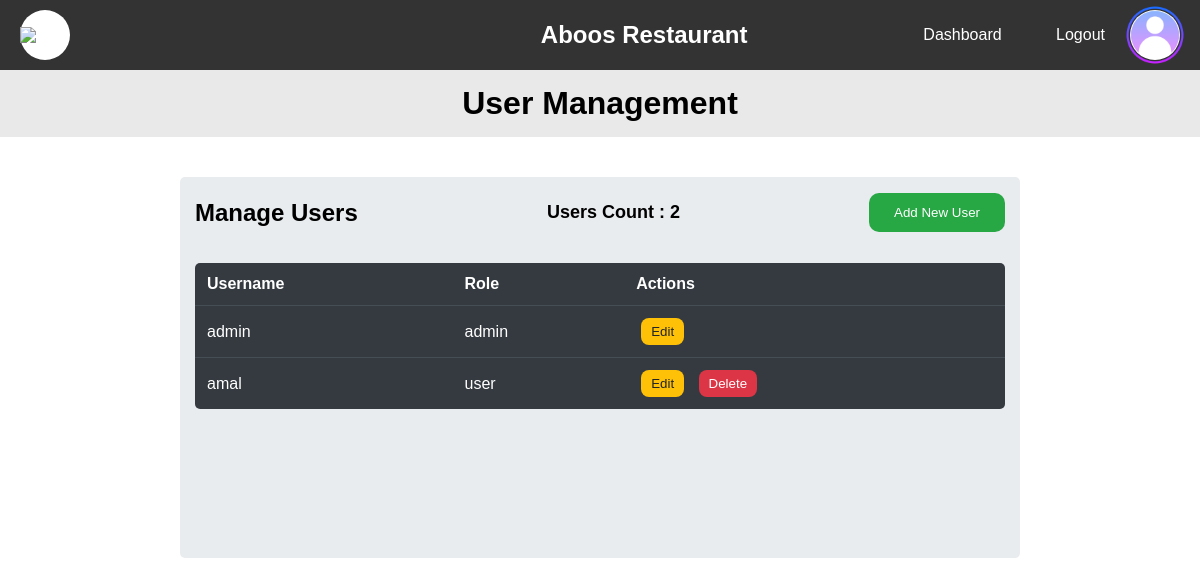
The app's page /dashboard/user-management (signed in), older data.
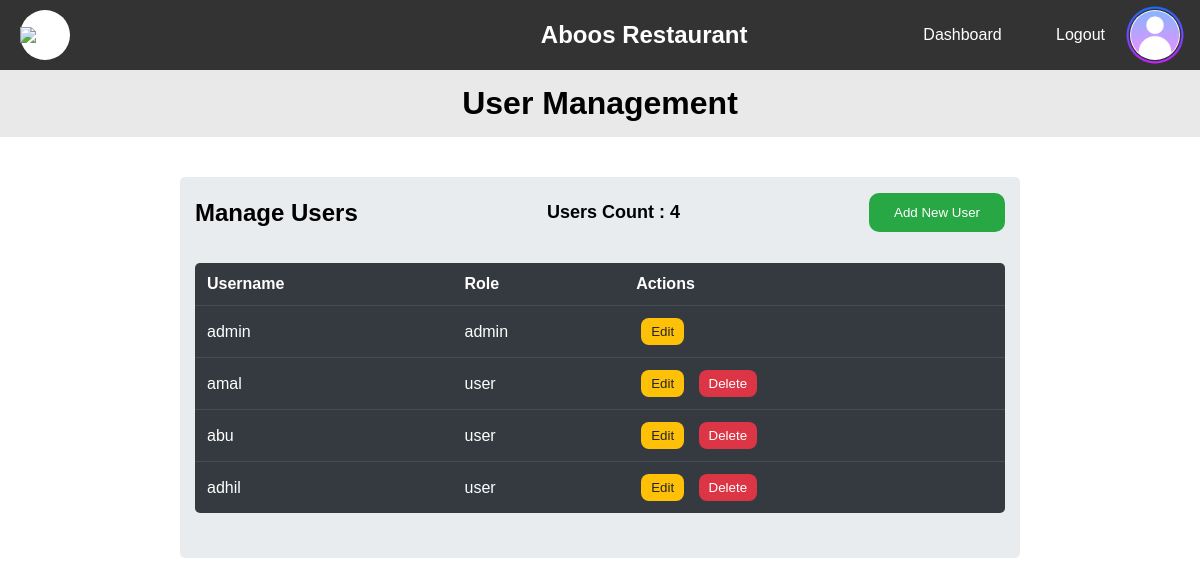
The same page, newer data.
### v1/models.py (models this page shows, shortened)
class Users(db.Model, UserMixin):
    __tablename__ = "users"
    uid = db.Column(db.Integer, primary_key=True)
    username = db.Column(db.String(20), unique=True, nullable=False)
    password = db.Column(db.String(150), nullable=False)
    role = db.Column(db.String(6), nullable=False)

### v1/routes.py (the view, shortened to what this page needs)
    @app.route("/dashboard/user-management")
    @login_required
    def user_management():
        if current_user.role == "admin":
            user_data = Users.query.all()
            return render_template(
                "/dashboard/user_managment.html",
                username=current_user.username,
                users=user_data,
                count=len(user_data),
            )

### v1/app.py (called while the page is built)
def create_app():
    app = Flask(
        __name__,
        template_folder="templates",
        static_folder="static",
        static_url_path="/",
    )
    app.config["SQLALCHEMY_DATABASE_URI"] = "sqlite:///./app.db"
    app.secret_key = "RestroBill-webapp-secret-key"
    db.init_app(app)
    login_manager = LoginManager()
    login_manager.init_app(app)
    from models import Users
    @login_manager.user_loader
    def load_user(uid):
        return Users.query.get(uid)
    @login_manager.unauthorized_handler
    def unauthorized_callback():
        return redirect(
            url_for(
                "auth_error",
                msg="Only authorized users can access this page. Please log in to continue.",
            )
        )
    bcrypt = Bcrypt(app)
    from routes import register_routes
    register_routes(app, db, bcrypt)
    migrate = Migrate(app, db)
    return app

### v1/templates/dashboard/user_managment.html (shortened to what this page needs)
<!DOCTYPE html>
<html lang="en">
<head>
    <link rel="stylesheet" href="/css/dashboard/mng.css">
    <link rel="stylesheet" href="/css/dashboard/navbar.css">
</head>
<body>
    <header>
        <nav class="navbar">
            <div class="nav-div">
                <div class="nav-logo">
                    <img src="/images/favicon.png">
                </div>
                <div class="nav-head">
                    <h2>Aboos Restaurant</h2>
                </div>
                <div class="nav-links">
                    <ul>
                        <li><a href="/dashboard">Dashboard</a></li>
                        <li><a href="{{ url_for('logout') }}">Logout</a></li>
                    </ul>
                    <div class="nav-logo">
                        <img src="/images/profile-icon.png">
                    </div>
                </div>
            </div>
        </nav>
    </header>
    <div class="main">
        <div class="head-div">
            <h1> User Management </h1>
        </div>
        <div class="container">
            <div class="row-head">
                <h2>Manage <b>Users</b></h2>
                <div class="count-div">
                    <span>Users Count : {{ count }}</span>
                </div>
                <button id="insert-popup" type="button">Add New User</button>
            </div>
            <div class="row-body">
                <table>
                    <thead>
                        <tr>
                            <th>Username</th>
                            <th>Role</th>
                            <th>Actions</th>
                        </tr>
                    </thead>
                    <tbody>
                        {% for user in users %}
                        <tr>
                            <td>{{ user.username }}</td>
                            <td>{{ user.role }}</td>
                            <td>
                                <button type="button" data-uid="{{ user.uid }}" data-username="{{ user.username }}"
                                    class="btn btn-edit update-popup">Edit</button>
                                {% if user.role != "admin" %}
                                <button type="button" class="btn btn-delete"><a
                                        href="/user/delete/{{ user.uid }}">Delete</a></button>
                                {% endif %}
                            </td>
                        </tr>
                        {% endfor %}
                    </tbody>
                </table>
            </div>
        </div>
    </div>
</body>
</html>

Row changes from the older to the newer data that the page shows:
added Users: username "abu", role "user"
added Users: username "adhil", role "user"
Text that changed along with them:
{{ count }}: "2" → "4"
